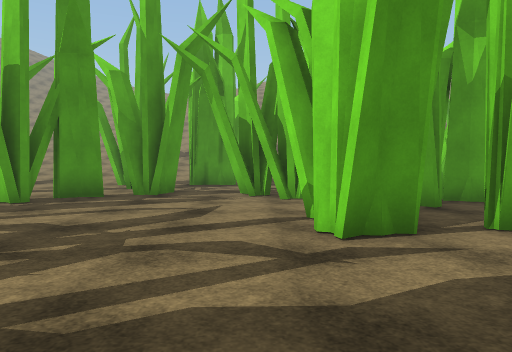
view 1 (above)

24 first-person views from a walk through a scene from a Unity 3-D project. The camera is 1.4 m above the floor, tilts 2° down and sees 70° across. The floor is counted in squares, 1.8 m on a side. Each view is taken from the middle of a square. On the plan, view 1 faces up. The plan holds only what a view shows up to about 12 squares ahead; the rest is blank. The place goes on beyond the plan. The player character is not drawn. Some surface patterns are stand-ins.

view 2
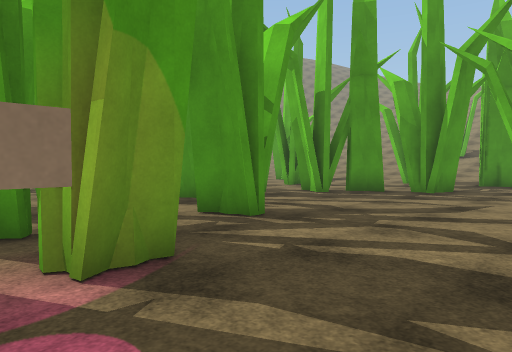

view 3
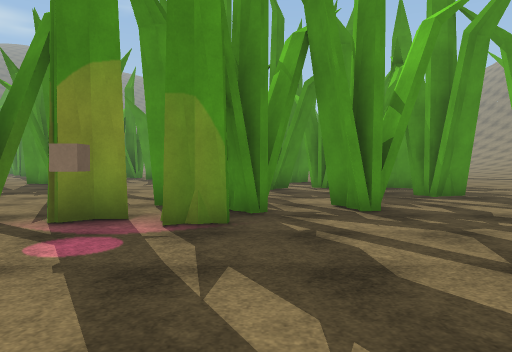

view 4
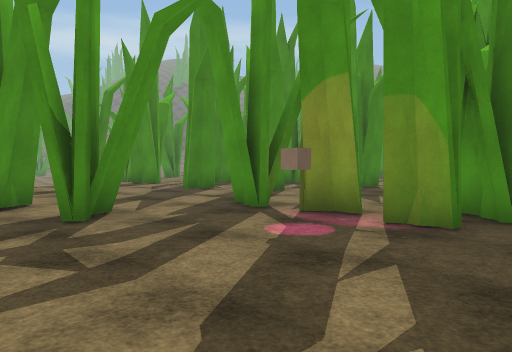

view 5
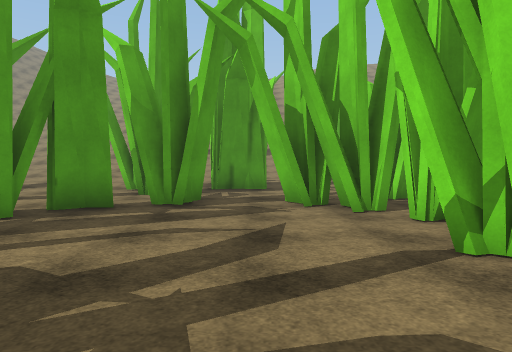

view 6
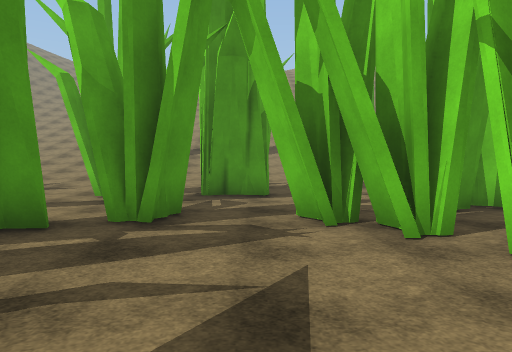

view 7
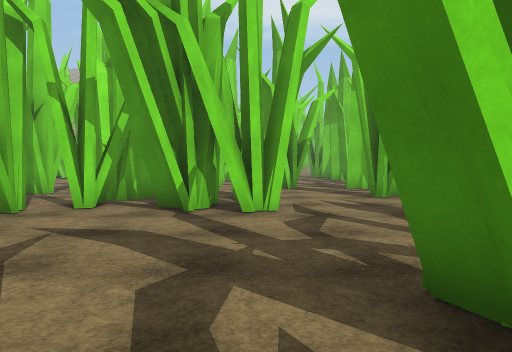

view 8
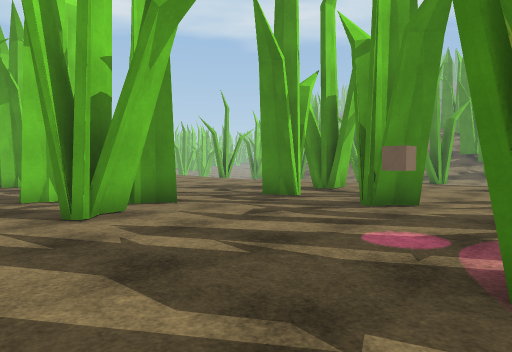

view 9
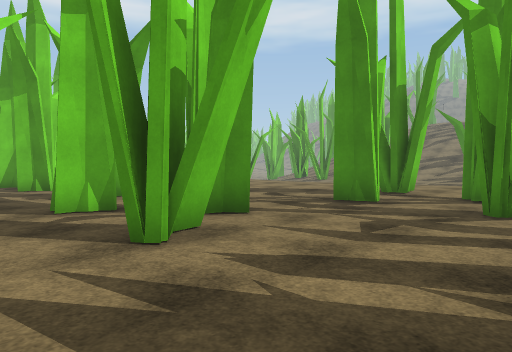

view 10
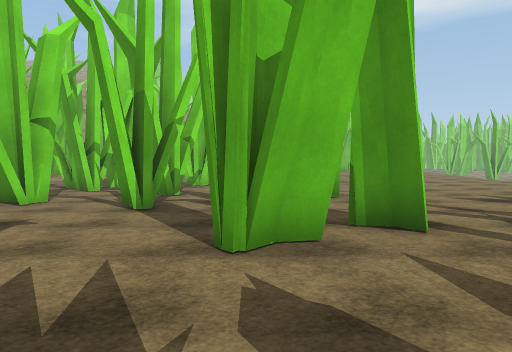

view 11
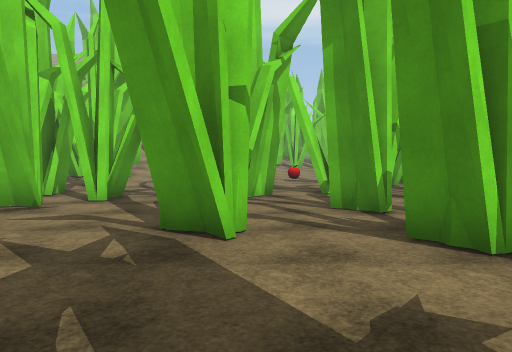

view 12
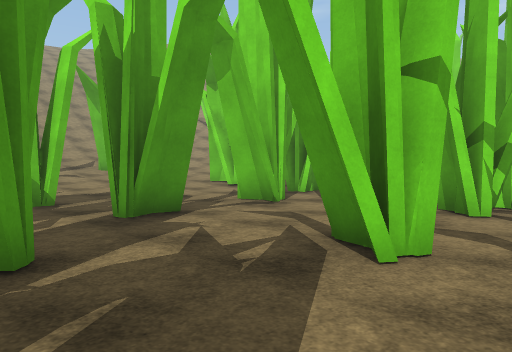

view 13
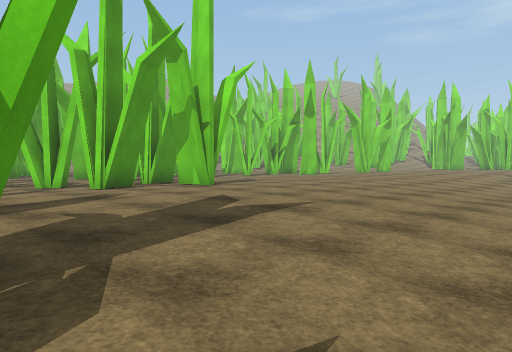

view 14
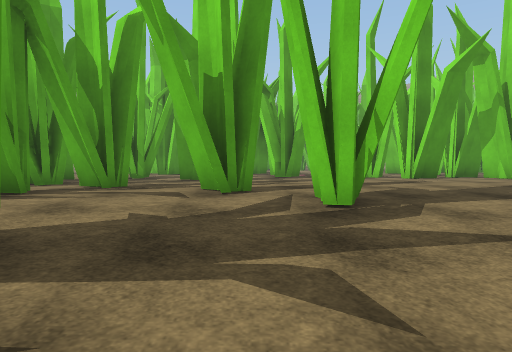

view 15
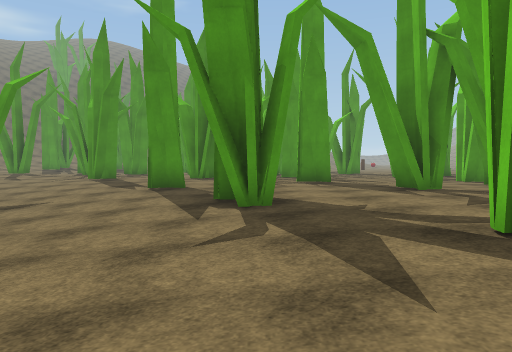

view 16
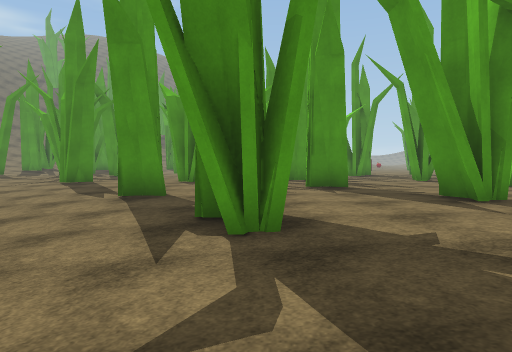

view 17
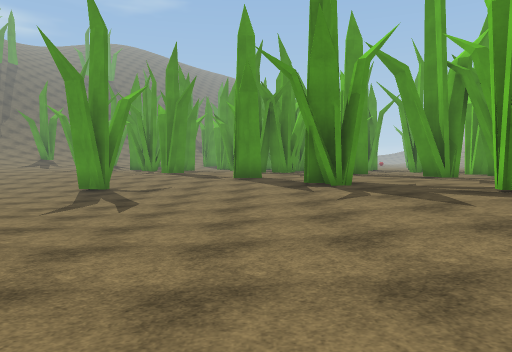

view 18
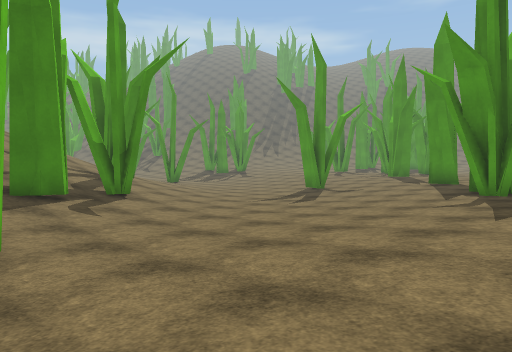

view 19
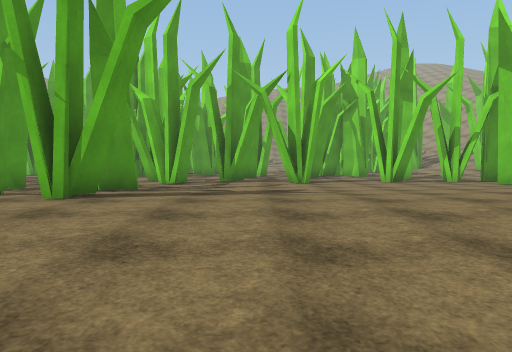

view 20
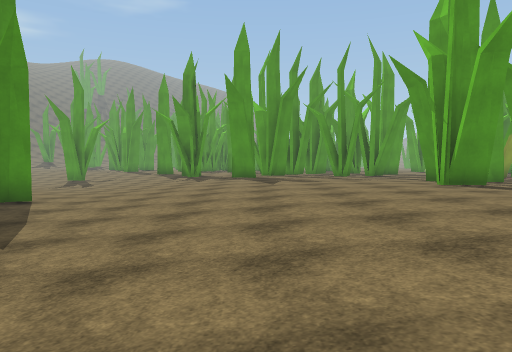

view 21
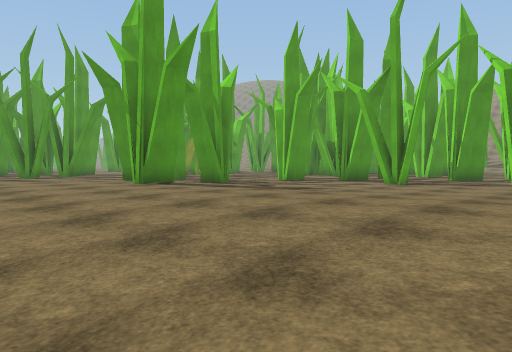

view 22
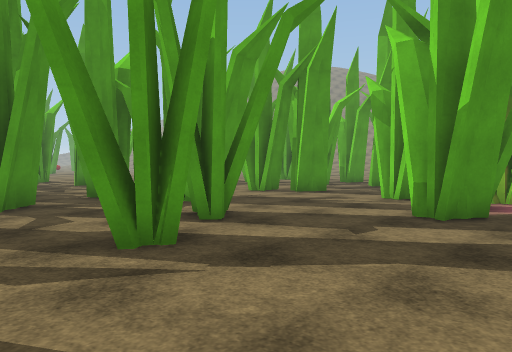

view 23
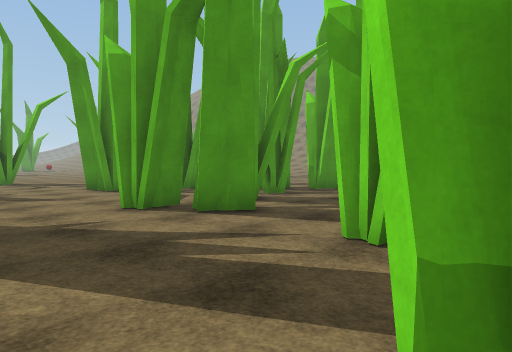

view 24
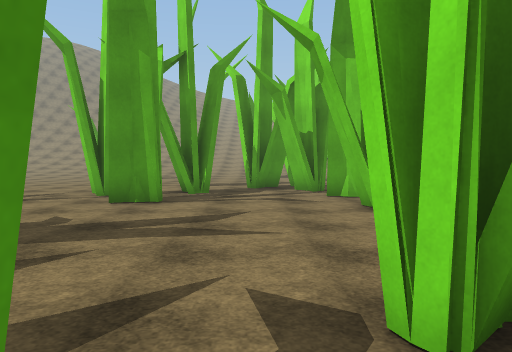

### Floor plan
Key: @ floor where view 1 was taken; # wall or solid block; x gap in a wall; . main floor; : floor 0.25 m higher than the main floor; - floor 0.25 m lower than the main floor; _ floor 0.5 m lower than the main floor; < floor 0.75 m lower than the main floor; ( floor 1 m lower than the main floor; / step, stairs or slope; T thing the floor can be seen under or through; O other object.
Columns run from 13 left of view 1 to 13 right of it. Each row starts with its distance up from view 1.
 13       ... .....
 12       ...##....    #. ..
 11       ...# ....##  .. ..
 10        ........#.##.... x#.
  9        ...#xxTT.....#.##...
  8       ..###..TT..#......#..
  7       ..#.....TT##......##
  6        .............#..###
  5   .###.#......##.........#
  4  ......#......###........x.
  3  #..##....#........##.#..##
  2 ##...#....................
  1 #........ #......#.#.......
  0 .#....#..###.@..#.#..#..##x
 -1 .....#.....#xO...#.........
 -2 ...........................
 -3 ...........#..#............
 -4  ....##......#...#.........
 -5 ....##..#......#.x.......:
 -6 .................#...:::::
 -7   #......#.....:::::::::::
 -8    ..#....#...:::::......::
 -9 .......#.....:::...........
-10 ......##.#.............////
-11 ............#.......-//////
-12    #.......#.....--//////
-13    .........--/-///-_____
-14       ...#-//////______
-15    .....--////_______
-16 #....#--////________
-17 #....-////<<<<<<__#
-18  ...-////<<<<<<_//
-19 ...-////<<<<<<////
-20 #.-////<<((<<///#/
-21 .--//#<((((<//#/
-22 .-// <(((( /////

Positions as (right, up) in squares from view 1, and headings:
1: (0, 0), facing up
2: (1, -1), facing up-left
3: (3, 1), facing left
4: (3, 2), facing down-left
5: (-1, 2), facing up
6: (-1, 4), facing up
7: (-5, 4), facing right
8: (-2, 3), facing down-right
9: (0, 3), facing down-right
10: (0, 1), facing right
11: (3, 5), facing right
12: (4, 4), facing up-right
13: (-2, -14), facing up-right
14: (-3, -16), facing up
15: (1, -14), facing left
16: (-1, -14), facing left
17: (4, -16), facing left
18: (5, -12), facing down-left
19: (7, -12), facing up
20: (13, -11), facing left
21: (13, -11), facing up-left
22: (0, -9), facing up-left
23: (-2, -4), facing up-left
24: (-10, -7), facing up
